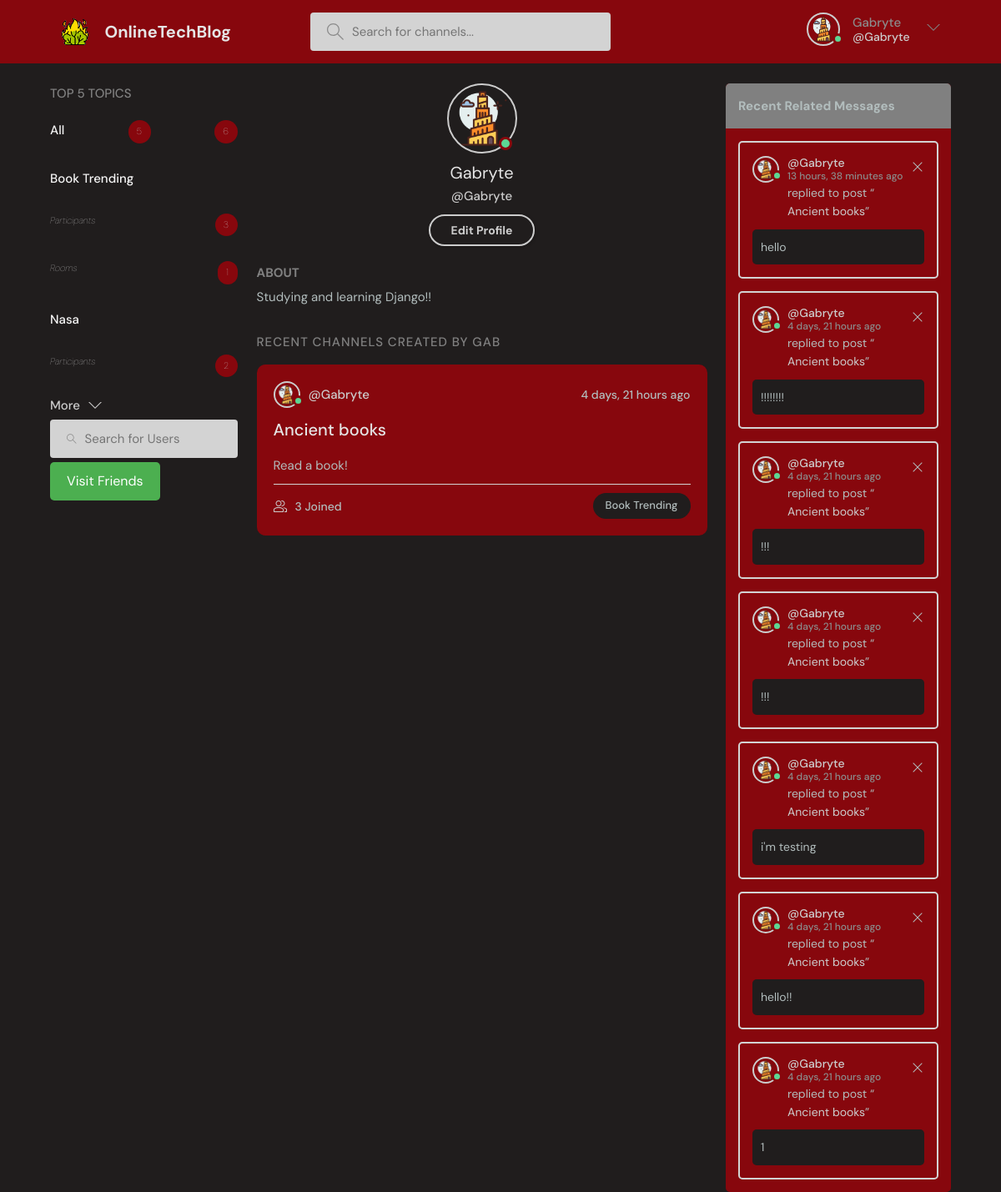
The page /profile/1 (signed in) on the database as committed earlier.
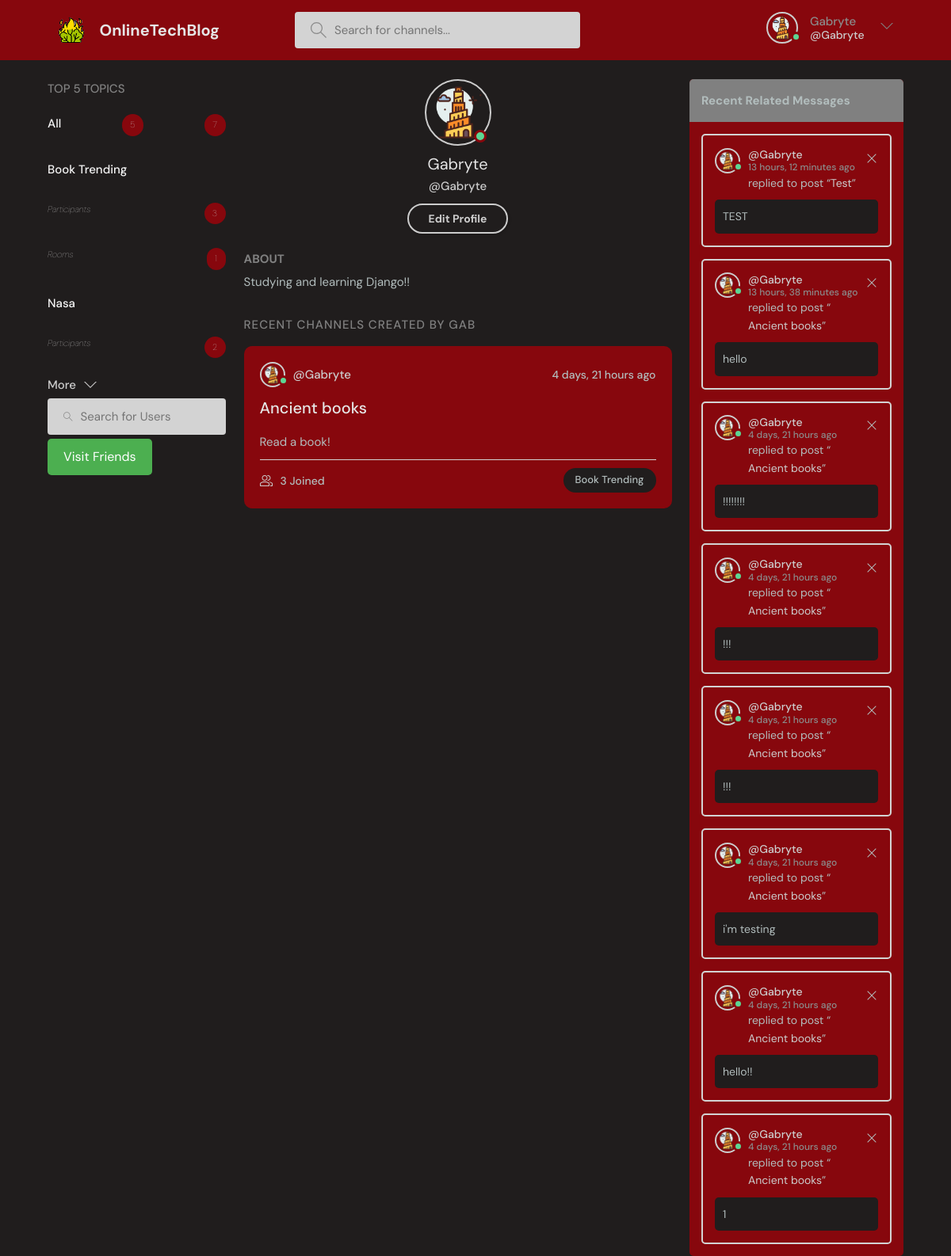
The same page on the database as committed later.
### baseProject/models.py (models this page shows, shortened)
class Topic(models.Model):
    name = models.CharField(max_length=10, unique=True)

class Room(models.Model):
    host = models.ForeignKey(User, on_delete=models.SET_NULL, null=True)
    participants = models.ManyToManyField(User, related_name='participants', blank=True)
    topic = models.ForeignKey(Topic, null=True, blank=True,on_delete=models.SET_NULL)
    name = models.CharField(max_length=200, unique=True)
    description = models.TextField(null=True, blank=True)
    friendsOnly = models.BooleanField(default=False)
    updated = models.DateTimeField(auto_now=True)
    created = models.DateTimeField(auto_now_add=True)
    class Meta:
        ordering = ('-updated','-created')
    def __str__(self):
        return self.name

class User(AbstractUser):
    name = models.CharField(max_length=200, null=True)
    surname = models.CharField(max_length=200, null=True)
    email = models.EmailField(unique=True,null=True)
    status = models.TextField(null=True)
    icon = models.ImageField(null=True, default="userBase.svg")
    showFriendsMessages = models.BooleanField(default=False)
    USERNAME_FIELD = 'email'
    REQUIRED_FIELDS = []

class Message(models.Model):
    user = models.ForeignKey(User, on_delete=models.CASCADE)
    room = models.ForeignKey(Room, on_delete=models.CASCADE)
    body = models.TextField()
    image = models.ImageField(null=True, blank=True)
    updated = models.DateTimeField(auto_now=True)
    created = models.DateTimeField(auto_now_add=True)
    likes = models.ManyToManyField(User, related_name='comment')
    class Meta:
        ordering = ('-updated','-created')

### baseProject/views.py (the view)
# urls.py: path('profile/<str:pk>', views.userProfile, name='user-profile'),
@login_required(login_url='loginPage')  # TODO possible change instead of decorator
def userProfile(request, pk):
    page = 'userProfile'
    user = User.objects.get(id=pk)
    rooms = user.room_set.all()
    room_messages = user.message_set.all()
    num = 5
    topics = Topic.objects.annotate(num_participants=Count('room__participants'), num_rooms=Count('room')).order_by(
        '-num_participants', '-num_rooms')[0:num]
    total_participants = topics.aggregate(total_participants=Sum('num_participants')).get('total_participants', 0)
    userSearched = user
    userRequester = request.user
    can_send = not FriendshipRequest.objects.filter(
        from_user=userRequester,
        to_user=userSearched,
    ).exists()
    if (can_send == True):  # if someone else have already made the request
        can_send = not FriendshipRequest.objects.filter(
            to_user=userRequester,
            from_user=userSearched,
        ).exists()
    alreadyFriends = checkIfFriends(request, userSearched)
    context = {'user': user, 'rooms': rooms, 'room_messages': room_messages, 'topics': topics, "num": num,
               "total_participants": total_participants, "page": page, "can_send": can_send,
               "alreadyFriends": alreadyFriends}
    return render(request, 'baseProject/profile.html', context)

### baseProject/views.py (called while the page is built)
def checkIfFriends(request, userSearched):
    alreadyFriends = False
    friends = getUserFriends(request)
    if friends.contains(userSearched):
        alreadyFriends = True
    return alreadyFriends

### baseProject/templates/baseProject/profile.html (shortened to what this page needs)
{% extends 'main.html' %}
{% block content %}
    <main class="profile-page layout layout--3">
        <div class="container">
            {% include 'baseProject/topic_inside.html' %}
            <div class="roomList">
                <div class="profile">
                    <div class="profile__avatar">
                        {% if user.is_authenticated %}
                            <div class="avatar avatar--large active">
                                <img src="{{ user.icon.url }}"/>
                            </div>
                        {% else %}
                            <div class="avatar avatar--large">
                                <img src="{{ user.icon.url }}"/>
                            </div>
                        {% endif %}
                    </div>
                    <div class="profile__info">
                        <h3>{{ user.username }}</h3>
                        <p>@{{ user.username }}</p>
                        {% if request.user == user %}
                            <a href="{% url 'update-user' %}" class="btn btn--main btn--pill">Edit Profile</a>
                        {% endif %}
                    </div>
                    <div class="profile__about">
                        <h3>About</h3>
                        <p>
                            {{ user.status }}
                        </p>
                    </div>
                </div>
                <div class="roomList__header">
                    <div>
                        <h2>
                            Recent Channels created by {{ user.name }}
                        </h2>
                    </div>
                </div>
                {% include 'baseProject/central_home.html' %}
            </div>
            {% include 'baseProject/feed_inside.html' %}
        </div>
    </main>
{% endblock content %}

### baseProject/templates/baseProject/topic_inside.html (shortened to what this page needs)
<div class="topics">
    <div class="topics__header">
        <h2>Top {{ num }} Topics</h2>
    </div>
    <ul class="listTopics">
        <li>
            <a href="{% url 'home' %}">All
                <span class="numberPro">{{ topics.count }}</span><span class="numberPro">{{ total_participants }}</span></a>
        </li>
        {% for topic in topics %}
            <li>
                <a href="{% url 'home' %}?q={{ topic.name }}">{{ topic.name }}</a>
            </li>
            <li>
                <a><i>Participants</i><span class="numberPro">{{ topic.num_participants }}</span></a>
            </li>
            <li>
                <a><i>Rooms</i><span class="numberPro">{{ topic.room_set.all.count }}</span></a>
            </li>
        {% endfor %}
    </ul>
    <a class="btn btn--link" href="{% url 'arguments' %}">
        More
        <svg version="1.1" xmlns="http://www.w3.org/2000/svg" width="32" height="32" viewBox="0 0 32 32">
            <title>chevron-down</title>
            <path d="M16 21l-13-13h-3l16 16 16-16h-3l-13 13z"></path>
        </svg>
    </a>
    <form action="{% url 'userSearch' %}" method="GET" class="searchBar">
        <label>
            <input name="q" placeholder="Search for Users"/>
        </label>
    </form>
    {% if request.user.is_authenticated %}
    <a href="{% url 'friends'%}" class="cool-button">Visit Friends</a>
    {% endif %}
</div>

### baseProject/templates/baseProject/central_home.html (shortened to what this page needs)
{% for room in rooms %}
    <div class="RoomIteratedLister">
        <div class="ChannelListerRoomHeaderBlock">
            <a href="{% url 'user-profile' room.host.id %}" class="HostRoomChannelLister">
                {% if room.host.is_authenticated %}
                    <div class="avatar avatar--small active">
                        <img src="{{ room.host.icon.url }}"/>
                    </div>
                {% else %}
                    <div class="avatar avatar--small">
                        <img src="{{ room.host.icon.url }}"/>
                    </div>
                {% endif %}
                <span>@{{ room.host.username }}</span>
            </a>
            <div class="ChannelLastActionMessage">
                <span>{{ room.created|timesince }} ago</span>
            </div>
        </div>
        <div class="ContentChannelRoomList">
            <a href="{% url 'room' room.id %}">{{ room.name }}</a>
            <p>{{ room.description }}</p>
        </div>
        <div class="ChannelMetaRoom">
            <a href="{% url 'room' room.id %}" class="ChannelListChannelJoined">
                {{ room.participants.all.count }} Joined
            </a>
            <p class="ChannelListTopicRoom">{{ room.topic.name }}</p>
        </div>
    </div>
{% endfor %}

### baseProject/templates/baseProject/feed_inside.html
{% if requestFriendsExists and request.user.showFriendsMessages == True %}
    <div class="LastMessagesFromUsers">
        <div class="layout__boxHeader">
            <h2>Friend Messages</h2>
        </div>
        {% for activity in friend_messages %}
            <div class="ActivitiesBoxingBox">
                <div class="activities__boxHeader ChannelListerRoomHeaderBlock">
                    <a href="{% url 'user-profile' activity.user.id %}" class="HostRoomChannelLister">
                        {% if activity.user.is_authenticated %}
                            <div class="avatar avatar--small active">
                                <img src="{{ activity.user.icon.url }}"/>
                            </div>
                        {% else %}
                            <div class="avatar avatar--small">
                                <img src="{{ activity.user.icon.url }}"/>
                            </div>
                        {% endif %}
                        <p>
                            @{{ activity.user.username }}
                            <span>{{ activity.created|timesince }} ago</span>
                        </p>
                    </a>
                </div>
                <div class="BoxingContentActivities">
                    <p>replied to post “<a href="{% url 'room' activity.room.id %}">{{ activity.room }}</a>”</p>
                    <div class="ActivitiesBoxingRoomChannelContent">
                        {{ activity.body }}
                    </div>
                </div>
            </div>
        {% endfor %}
    </div>
{% else %}
    <div class="LastMessagesFromUsers">
        <div class="layout__boxHeader">
            {% if page == 'userSearch' %}
                <h2>Recent Searched Users Messages</h2>
            {% else %}
                <h2>Recent Related Messages</h2>
            {% endif %}
        </div>
        {% if page == 'userSearch' %}
            {% for activity in searched_users_messages %}
                <div class="ActivitiesBoxingBox">
                    <div class="activities__boxHeader ChannelListerRoomHeaderBlock">
                        <a href="{% url 'user-profile' activity.user.id %}" class="HostRoomChannelLister">
                            {% if activity.user.is_authenticated %}
                                <div class="avatar avatar--small active">
                                    <img src="{{ activity.user.icon.url }}"/>
                                </div>
                            {% else %}
                                <div class="avatar avatar--small">
                                    <img src="{{ activity.user.icon.url }}"/>
                                </div>
                            {% endif %}
                            <p>
                                @{{ activity.user.username }}
                                <span>{{ activity.created|timesince }} ago</span>
                            </p>
                        </a>
                        {% if request.user == activity.user %}
                            <div class="ChannelLastActionMessage">
                                <a href="{% url 'delete-comment' activity.id %}">
                                    <svg version="1.1" xmlns="http://www.w3.org/2000/svg" width="32" height="32"
                                         viewBox="0 0 32 32">
                                        <title>remove</title>
                                        <path
                                                d="M27.314 6.019l-1.333-1.333-9.98 9.981-9.981-9.981-1.333 1.333 9.981 9.981-9.981 9.98 1.333 1.333 9.981-9.98 9.98 9.98 1.333-1.333-9.98-9.98 9.98-9.981z"
                                        ></path>
                                    </svg>
                                </a>
                            </div>
                        {% endif %}
                    </div>
                    <div class="BoxingContentActivities">
                        <p>replied to post “<a href="{% url 'room' activity.room.id %}">{{ activity.room }}</a>”</p>
                        <div class="ActivitiesBoxingRoomChannelContent">
                            {{ activity.body }}
                        </div>
                    </div>
                </div>
            {% endfor %}
        {% else %}
            {% for activity in room_messages %}
                <div class="ActivitiesBoxingBox">
                    <div class="activities__boxHeader ChannelListerRoomHeaderBlock">
                        <a href="{% url 'user-profile' activity.user.id %}" class="HostRoomChannelLister">
                            {% if activity.user.is_authenticated %}
                                <div class="avatar avatar--small active">
                                    <img src="{{ activity.user.icon.url }}"/>
                                </div>
                            {% else %}
                                <div class="avatar avatar--small">
                                    <img src="{{ activity.user.icon.url }}"/>
                                </div>
                            {% endif %}
                            <p>
                                @{{ activity.user.username }}
                                <span>{{ activity.created|timesince }} ago</span>
                            </p>
                        </a>
                        {% if request.user == activity.user %}
                            <div class="ChannelLastActionMessage">
                                <a href="{% url 'delete-comment' activity.id %}">
                                    <svg version="1.1" xmlns="http://www.w3.org/2000/svg" width="32" height="32"
                                         viewBox="0 0 32 32">
                                        <title>remove</title>
                                        <path
                                                d="M27.314 6.019l-1.333-1.333-9.98 9.981-9.981-9.981-1.333 1.333 9.981 9.981-9.981 9.98 1.333 1.333 9.981-9.98 9.98 9.98 1.333-1.333-9.98-9.98 9.98-9.981z"
                                        ></path>
                                    </svg>
                                </a>
                            </div>
                        {% endif %}
                    </div>
                    <div class="BoxingContentActivities">
                        <p>replied to post “<a href="{% url 'room' activity.room.id %}">{{ activity.room }}</a>”</p>
                        <div class="ActivitiesBoxingRoomChannelContent">
                            {{ activity.body }}
                        </div>
                    </div>
                </div>
            {% endfor %}
        {% endif %}
    </div>
{% endif %}

Rows that differ between the two databases and show on the page:
added Message: user.icon (picture), user.username "Gabryte", created "13 hours, 12 minutes", room "Test", body "TEST"
Other text that changed with them:
{{ total_participants }}: "6" → "7"
